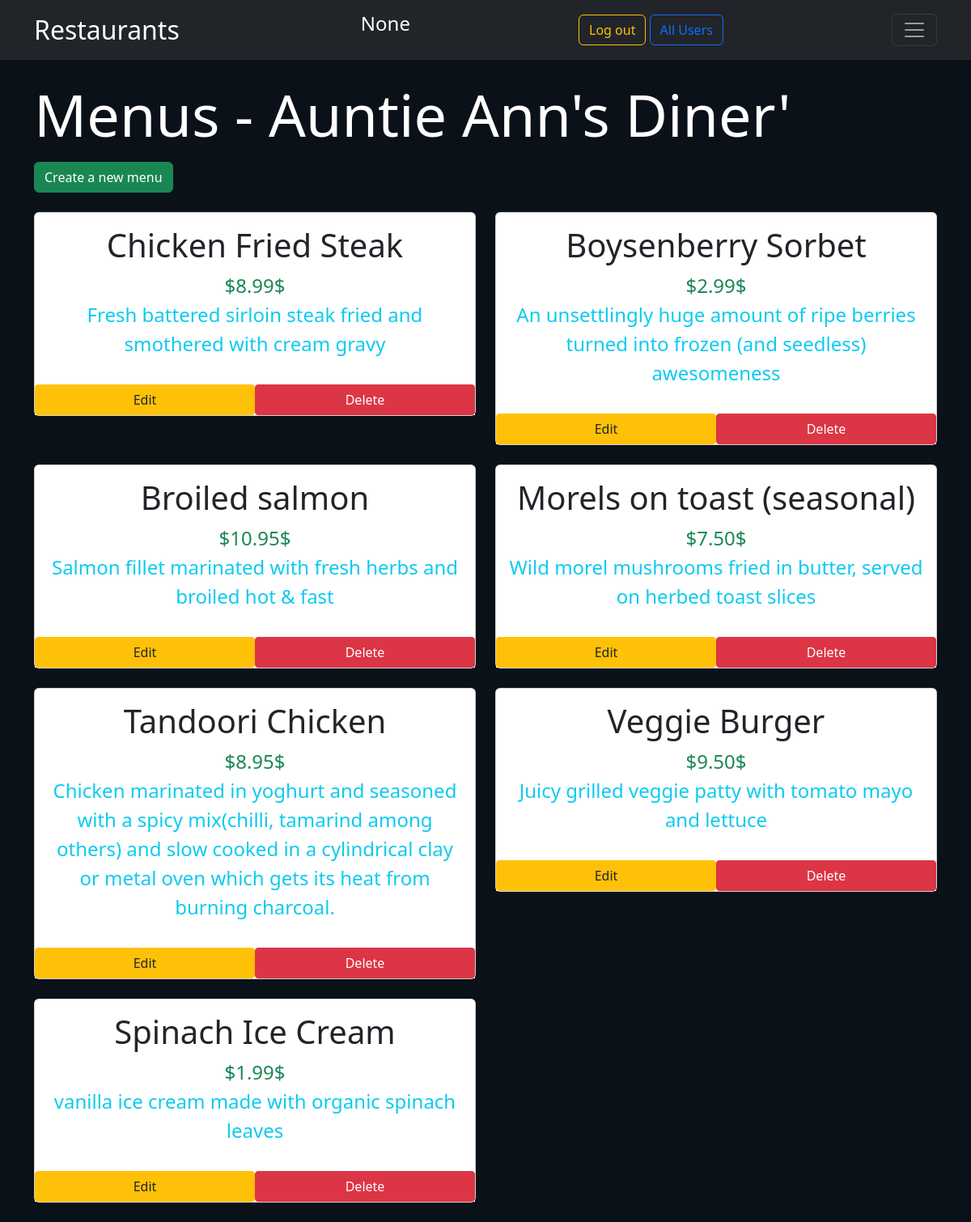
/restaurant/7/menu, run on the app's committed database.
### restaurants/sql/models.py (models this page shows, shortened)
class Restaurant(Base):
    __tablename__ = 'restaurant'
    id = Column(Integer, primary_key = True)
    name = Column(String(80), nullable = False)
    user_id = Column(Integer, ForeignKey('user.id'))
    user = relationship(User)

class Menu(Base):
    __tablename__ = 'menu_item'
    name = Column(String(80), nullable = False)
    id = Column(Integer, primary_key = True)
    course = Column(String(250))
    description = Column(String(250))
    price = Column(String(8))
    restaurant_id = Column(Integer, ForeignKey('restaurant.id'))
    restaurant = relationship(Restaurant)
    user_id = Column(Integer, ForeignKey('user.id'))
    user = relationship(User)

### restaurants/routes.py (the view)
@app.route('/restaurant/<int:restaurant_id>')
@app.route('/restaurant/<int:restaurant_id>/menu', methods=['GET'])
def showMenu(restaurant_id):
    try:
        restaurant = cursor.query(Restaurant).get(restaurant_id)
        menus = cursor.query(Menu).filter_by(restaurant_id=restaurant_id).all()
    except:
        return redirect(url_for('errorRestaurant', error='Retrieving menus or restaurant'))
    return render_template('menu.html', restaurant=restaurant, menus=menus, login=login, userLogged = session["name"] if "google_id" in session else None)

### restaurants/templates/menu.html
{% extends 'layout.html' %}
{% block content %}
    <div>
        <h1 class="display-2 text-white">Menus - {{restaurant.name}}</h1>
        <a role="button" class="btn btn-success btn-md text-white mt-2" href="{{url_for('newMenuItem', restaurant_id=restaurant.id)}}">Create a new menu</a>
    </div>
    <div class="row mt-4">
    {% if menus %}
        {% for menu in menus %}
        <div class="col-xl-6 mb-4">
            <div class="card">
            <div class="card-body" >
                    <h2 class="text-center fs-1">{{ menu.name }}</h2>
                    <p class="text-center text-success fs-4 mb-0 mt-1">{{menu.price}}$</p>
                    <p class="text-center text-info fs-4 mt-0">{{menu.description}}</p>
            </div>
            <div class="d-flex bg-light mb-0">
                <a
                class="btn btn-warning m-0 rounded-1 text-reset w-50"
                href="{{url_for('editMenuItem', restaurant_id=restaurant.id, menu_id=menu.id)}}"
                role="button"
                >Edit
                </a>
                <a
                class="btn btn-danger m-0 rounded-1 text-white w-50"
                href="{{url_for('deleteMenuItem', restaurant_id=restaurant.id, menu_id=menu.id)}}"
                role="button"
                >Delete</a>
            </div>
            </div>
        </div>
        {% endfor %}
    {% endif %}
    </div>
{% endblock %}

### data on the page
Restaurant: name "Auntie Ann's Diner'"
Menu: name "Chicken Fried Steak", price "$8.99", description "Fresh battered sirloin steak fried and smothered with cream gravy"
Menu: name "Boysenberry Sorbet", price "$2.99", description "An unsettlingly huge amount of ripe berries turned into frozen (and seedless) awesomeness"
Menu: name "Broiled salmon", price "$10.95", description "Salmon fillet marinated with fresh herbs and broiled hot & fast"
Menu: name "Morels on toast (seasonal)", price "$7.50", description "Wild morel mushrooms fried in butter, served on herbed toast slices"
Menu: name "Tandoori Chicken", price "$8.95", description "Chicken marinated in yoghurt and seasoned with a spicy mix(chilli, tamarind among others) and slow cooked in a cylindrical clay or metal oven which gets its heat from burning charcoal."
Menu: name "Veggie Burger", price "$9.50", description "Juicy grilled veggie patty with tomato mayo and lettuce"
Menu: name "Spinach Ice Cream", price "$1.99", description "vanilla ice cream made with organic spinach leaves"

### other printed values
{{ userLogged }} "None"
